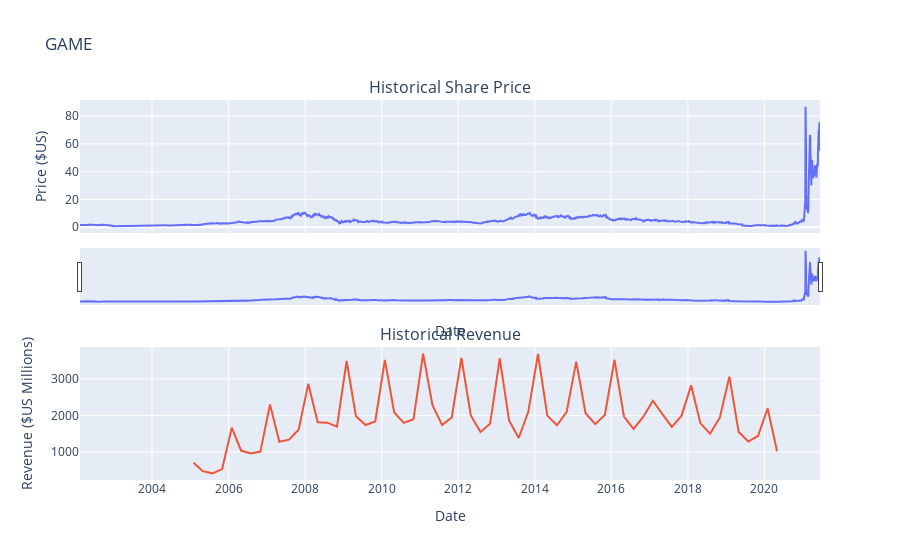

Notebook source saved alongside this figure:
### Markdown cell above
Use the `make_graph` function to graph the GameStop Stock Data, also provide a title for the graph. The structure to call the `make_graph` function is `make_graph(gme_data, gme_revenue, 'GameStop')`. Note the graph will only show data upto June 2021.

### Code cell
make_graph(gme_data, gme_revenue, 'GAME')

### Figure 1 — Plotly figure (JSON) as saved in the notebook; plotly's stock layout.template omitted (floating-point values rounded to 4 significant figures; data arrays with more than 128 entries replaced by an {"elided": "..."} marker saying what was removed)
{"data": [{"name": "Share Price", "type": "scatter", "x": {"elided": "4867 str values"}, "xaxis": "x", "y": {"elided": "4867 float values"}, "yaxis": "y"}, {"name": "Revenue", "type": "scatter", "x": ["2020-04-30T00:00:00", "2020-01-31T00:00:00", "2019-10-31T00:00:00", "2019-07-31T00:00:00", "2019-04-30T00:00:00", "2019-01-31T00:00:00", "2018-10-31T00:00:00", "2018-07-31T00:00:00", "2018-04-30T00:00:00", "2018-01-31T00:00:00", "2017-10-31T00:00:00", "2017-07-31T00:00:00", "2017-04-30T00:00:00", "2017-01-31T00:00:00", "2016-10-31T00:00:00", "2016-07-31T00:00:00", "2016-04-30T00:00:00", "2016-01-31T00:00:00", "2015-10-31T00:00:00", "2015-07-31T00:00:00", "2015-04-30T00:00:00", "2015-01-31T00:00:00", "2014-10-31T00:00:00", "2014-07-31T00:00:00", "2014-04-30T00:00:00", "2014-01-31T00:00:00", "2013-10-31T00:00:00", "2013-07-31T00:00:00", "2013-04-30T00:00:00", "2013-01-31T00:00:00", "2012-10-31T00:00:00", "2012-07-31T00:00:00", "2012-04-30T00:00:00", "2012-01-31T00:00:00", "2011-10-31T00:00:00", "2011-07-31T00:00:00", "2011-04-30T00:00:00", "2011-01-31T00:00:00", "2010-10-31T00:00:00", "2010-07-31T00:00:00", "2010-04-30T00:00:00", "2010-01-31T00:00:00", "2009-10-31T00:00:00", "2009-07-31T00:00:00", "2009-04-30T00:00:00", "2009-01-31T00:00:00", "2008-10-31T00:00:00", "2008-07-31T00:00:00", "2008-04-30T00:00:00", "2008-01-31T00:00:00", "2007-10-31T00:00:00", "2007-07-31T00:00:00", "2007-04-30T00:00:00", "2007-01-31T00:00:00", "2006-10-31T00:00:00", "2006-07-31T00:00:00", "2006-04-30T00:00:00", "2006-01-31T00:00:00", "2005-10-31T00:00:00", "2005-07-31T00:00:00", "2005-04-30T00:00:00", "2005-01-31T00:00:00"], "xaxis": "x2", "y": [1021, 2194, 1439, 1286, 1548, 3063, 1935, 1501, 1786, 2825, 1989, 1688, 2046, 2403, 1959, 1632, 1972, 3525, 2016, 1762, 2061, 3476, 2092, 1731, 1996, 3684, 2107, 1384, 1865, 3562, 1773, 1550, 2002, 3579, 1947, 1744, 2281, 3693, 1899, 1799, 2083, 3524, 1835, 1739, 1981, 3492, 1696, 1804, 1814, 2866, 1611, 1338, 1279, 2304, 1012, 963, 1040, 1667, 534, 416, 475, 709], "yaxis": "y2"}], "layout": {"annotations": [{"font": {"size": 16}, "showarrow": false, "text": "Historical Share Price", "x": 0.5, "xanchor": "center", "xref": "paper", "y": 1.0, "yanchor": "bottom", "yref": "paper"}, {"font": {"size": 16}, "showarrow": false, "text": "Historical Revenue", "x": 0.5, "xanchor": "center", "xref": "paper", "y": 0.35, "yanchor": "bottom", "yref": "paper"}], "autosize": true, "showlegend": false, "title": {"text": "GAME"}, "xaxis": {"anchor": "y", "autorange": true, "domain": [0, 1], "matches": "x2", "range": ["2002-02-13", "2021-06-14"], "rangeslider": {"autorange": true, "range": ["2002-02-13", "2021-06-14"], "visible": true, "yaxis": {"_template": null, "rangemode": "match"}}, "showticklabels": false, "title": {"text": "Date"}, "type": "date"}, "xaxis2": {"anchor": "y2", "autorange": true, "domain": [0, 1], "range": ["2002-02-13", "2021-06-14"], "title": {"text": "Date"}, "type": "date"}, "yaxis": {"anchor": "x", "autorange": true, "domain": [0.65, 1.0], "range": [-4.152, 91.67], "title": {"text": "Price ($US)"}, "type": "linear"}, "yaxis2": {"anchor": "x2", "autorange": true, "domain": [0, 0.35], "range": [233.9, 3875.0], "title": {"text": "Revenue ($US Millions)"}, "type": "linear"}}}
